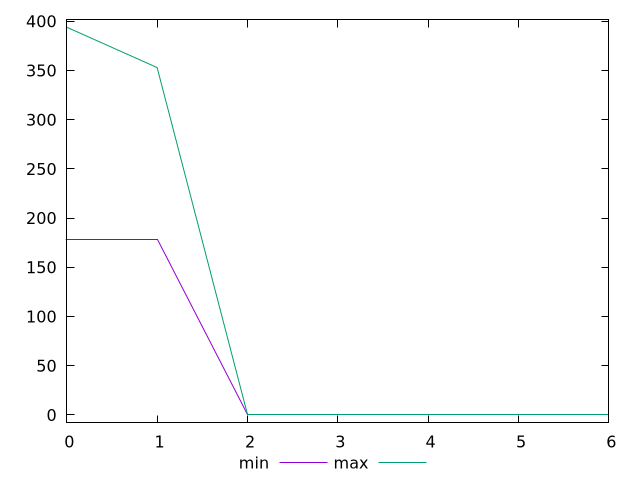

Here is the gnuplot script that generated this plot:
$_min <<EOF
178
178
0
0
0
0
0
EOF
$_max <<EOF
393.9999999999982
352.99999999999727
0
0
0
0
0
EOF
set key outside below
set terminal pngcairo
set output "report_00006_2020-11-02T20-21-41.718Z/total-blocking-time/progession_min_max.png"
set yrange [-7.8799999999999635:401.8799999999981]
plot $_min title "min" with line ,$_max title "max" with line ,
